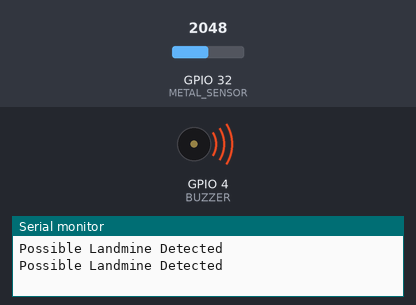
The sketch below on a simulated ESP32. On the bench: buzzer (waves = sounding, pin HIGH), the last lines printed to the serial monitor. The inputs (shaded band) are chosen by the test bench; at power-on: GPIO 32 (METAL_SENSOR) = 2048.

Above: at 0.9 s.
1.7 s: GPIO 32 (METAL_SENSOR) set to 1926
At 3.1 s:
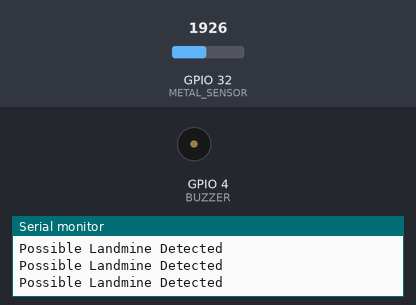
3.6 s: GPIO 32 (METAL_SENSOR) set to 2040
At 4.0 s:
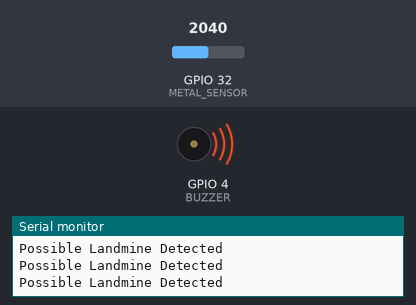
7.2 s: GPIO 32 (METAL_SENSOR) set to 1960
At 8.3 s:
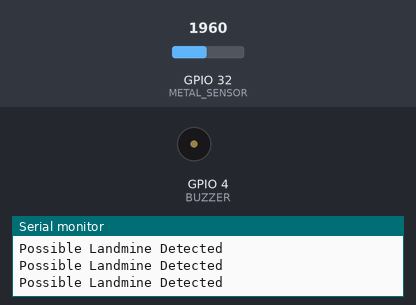
8.8 s: GPIO 32 (METAL_SENSOR) set to 2047
At 9.2 s:
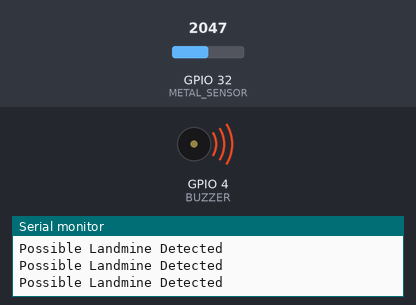
Timing chart, 0 to 13.4 s (numbered marks = the images above; inputs shaded):
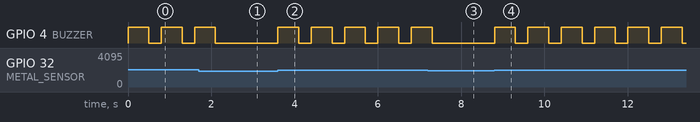

Measured:
- the behaviour switches between 2001 and 2000 on GPIO 32 (METAL_SENSOR) (found by bisection; images 0 and 1)
- after the input at 1.7 s, GPIO 4 (BUZZER): goes on until 2.1 s, then stays LOW
- after the input at 3.6 s, GPIO 4 (BUZZER): alternates HIGH for 0.50 s and LOW for 0.30 s, starting at once
- after the input at 7.2 s, GPIO 4 (BUZZER): goes on until 7.3 s, then stays LOW
- after the input at 8.8 s, GPIO 4 (BUZZER): alternates HIGH for 0.50 s and LOW for 0.30 s, starting at once
- by itself, GPIO 4 (BUZZER): alternates HIGH for 0.50 s and LOW for 0.30 s

The sketch:

landmine_detection.ino
```cpp
#define METAL_SENSOR 32
#define BUZZER 4

void setup()
{
Serial.begin(115200);

pinMode(METAL_SENSOR,INPUT);
pinMode(BUZZER,OUTPUT);
}

void loop()
{

int metalValue = analogRead(METAL_SENSOR);

if(metalValue > 2000)
{
Serial.println("Possible Landmine Detected");

digitalWrite(BUZZER,HIGH);
delay(500);
digitalWrite(BUZZER,LOW);
}

delay(300);
}
```
